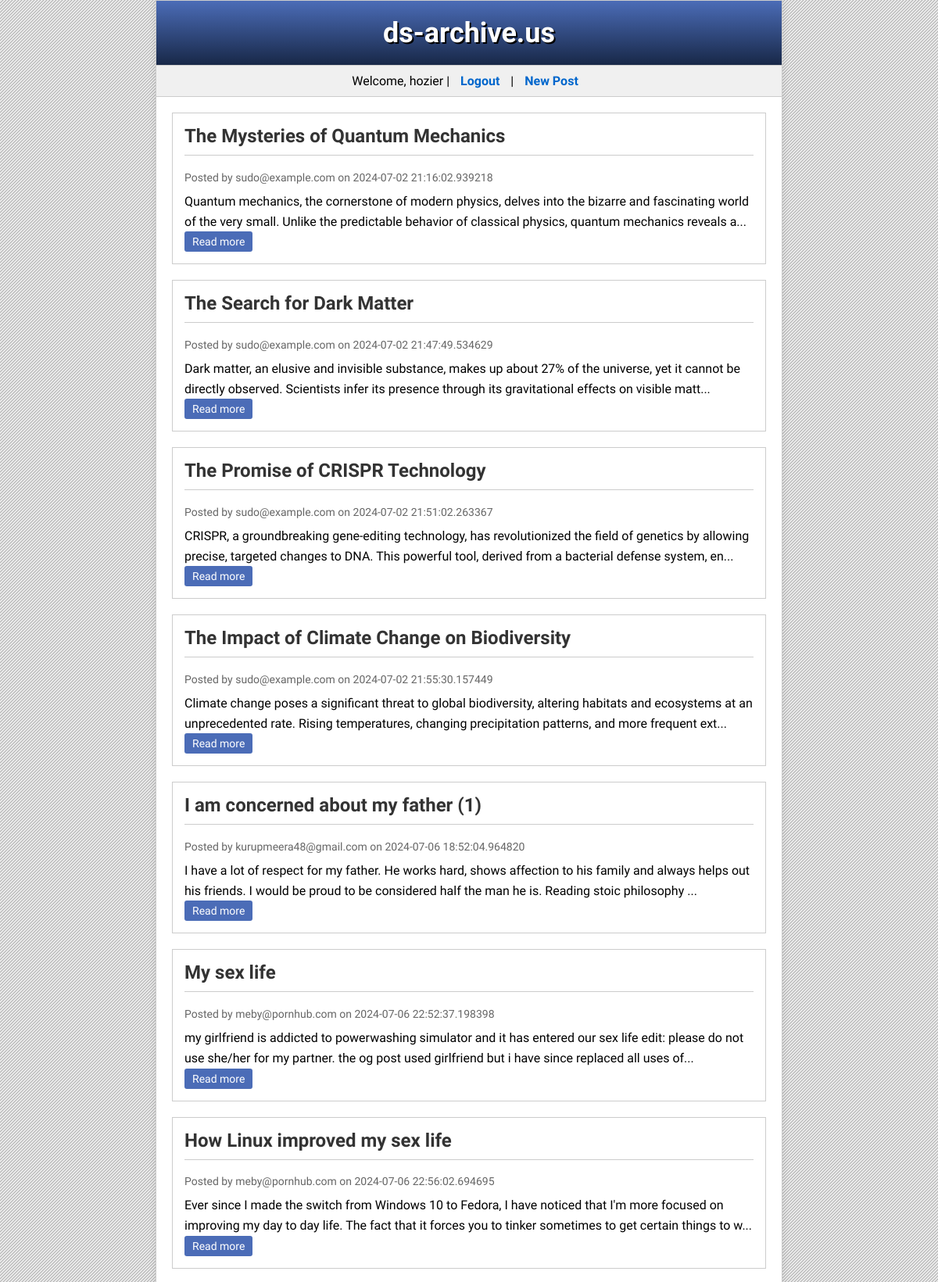
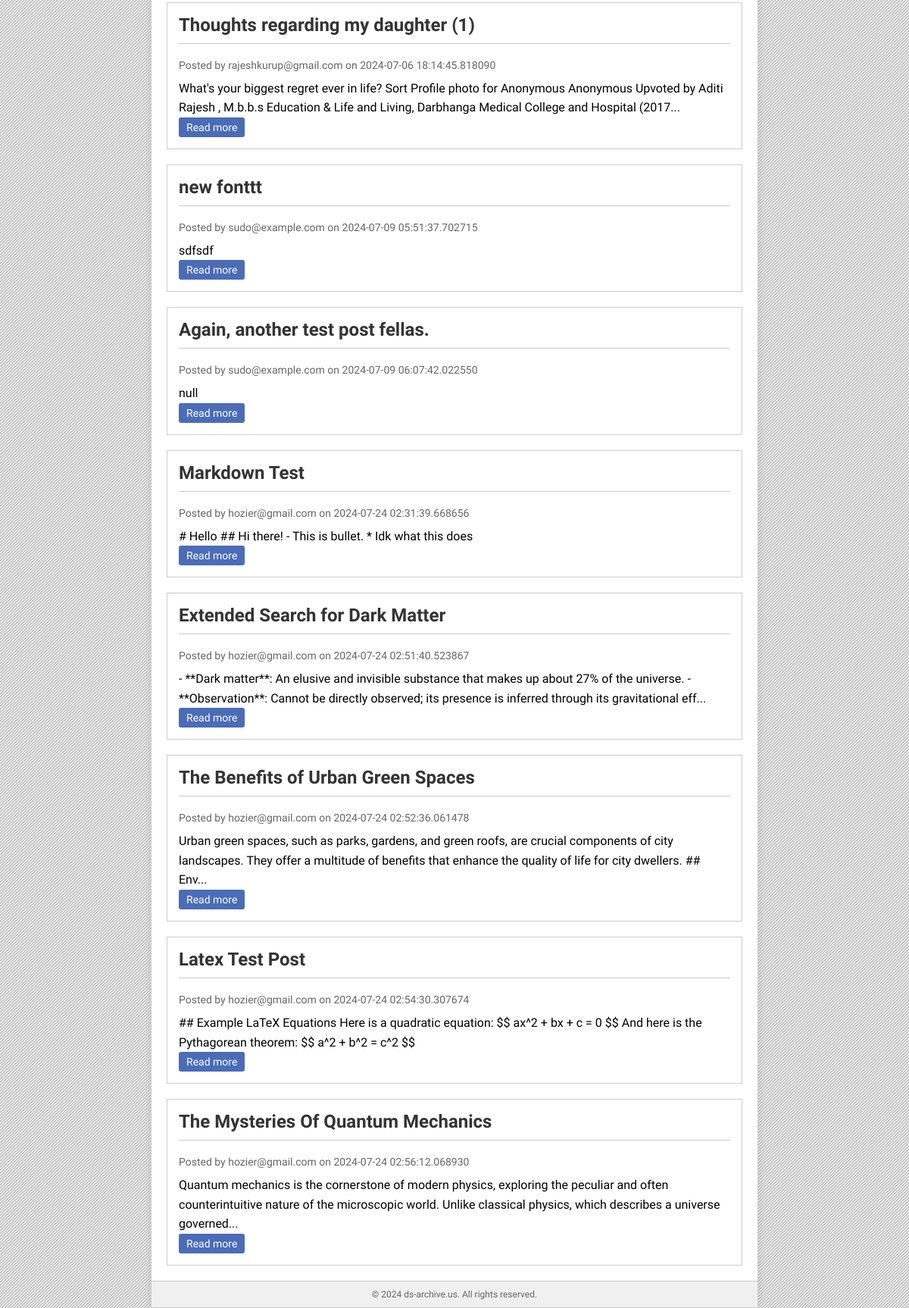
/api/ (signed in), run on the app's committed database (2 pictures, top to bottom).
### app/db.py (models this page shows)
class BlogPost(Base):
    __tablename__ = 'blog_posts'
    id = Column(Integer, primary_key=True)
    title = Column(String(100), nullable=False)
    content = Column(String(1000), nullable=False)
    author = Column(String(50), nullable=False)
    created_at = Column(DateTime, default=datetime.utcnow)
    comments = relationship('Comment', back_populates='post')

### app/routes.py (the view)
@api.route("/", methods=["GET"])
def index():
    current_user = session.get('user_email')
    access_token = session.get('access_token')
    posts = db.get_all_blog_posts()
    return render_template("index.html", posts=posts, user=current_user, access_token=access_token)

### app/db.py (called while the page is built)
    def get_all_blog_posts(self):
        return self.session.query(BlogPost).all()

### app/templates/index.html (shortened to what this page needs)
<!DOCTYPE html>
<html lang="en">
<head>
</head>
<body>
    <div class="container">
        <header>
            <h1>ds-archive.us</h1>
        </header>
        <nav>
            {% if user %}
                <span>Welcome, {{ user.split('@')[0] }}</span> |
                <a href="{{ url_for('api.logout') }}">Logout</a> |
                <a href="{{ url_for('api.create_blog_post') }}">New Post</a>
            {% else %}
                <a href="{{ url_for('api.login') }}">Login</a> |
                <a href="{{ url_for('api.register') }}">Register</a>
            {% endif %}
        </nav>
        <main>
            {% for post in posts %}
                <article class="post">
                    <h2>{{ post.title }}</h2>
                    <div class="post-meta">Posted by {{ post.author }} on {{ post.created_at }}</div>
                    <div class="post-content">
                        {{ post.content[:200] }}{% if post.content|length > 200 %}...{% endif %}
                    </div>
                    <a href="{{ url_for('api.get_post', post_id=post.id) }}" class="read-more">Read more</a>
                </article>
            {% endfor %}
        </main>
        <footer>
            &copy; 2024 ds-archive.us. All rights reserved.
        </footer>
    </div>
</body>
</html>

### app/templates/index.html (style rules this page uses)
body { font-family: 'Trebuchet MS', Arial, sans-serif; margin: 0; padding: 0; }
.container { width: 80%; max-width: 800px; margin: 0 auto; background-color: #ffffff; border: 1px solid #cccccc; box-shadow: 0 0 10px rgba(0,0,0,0.1); }
header { background: linear-gradient(to bottom, #4b6cb7 0%, #182848 100%); color: #ffffff; padding: 20px; text-align: center; }
h1 { font-size: 36px; margin: 0; text-shadow: 2px 2px #000000; }
nav { background-color: #f0f0f0; border-top: 1px solid #cccccc; border-bottom: 1px solid #cccccc; padding: 10px; text-align: center; }
nav a { color: #0066cc; text-decoration: none; margin: 0 10px; font-weight: bold; }
.post { background-color: #ffffff; border: 1px solid #cccccc; margin: 20px; padding: 15px; }
.post h2 { color: #333333; font-size: 24px; margin-top: 0; border-bottom: 1px solid #cccccc; padding-bottom: 10px; }
.post-meta { color: #666666; font-size: 14px; margin-bottom: 10px; }
.post-content { font-size: 16px; line-height: 1.6; }
.read-more { display: inline-block; background-color: #4b6cb7; color: #ffffff; padding: 5px 10px; text-decoration: none; border-radius: 3px; font-size: 14px; }
footer { background-color: #f0f0f0; border-top: 1px solid #cccccc; color: #666666; text-align: center; padding: 10px; font-size: 12px; }

### data on the page
BlogPost: title "The Mysteries of Quantum Mechanics", author "sudo@example.com", created_at "2024-07-02 21:16:02.939218", content "Quantum mechanics, the cornerstone of modern physics, delves into the bizarre and fascinating world of the very small. Unlike the predictable behavior of classical physics, quantum mechanics reveals a"
BlogPost: title "The Search for Dark Matter", author "sudo@example.com", created_at "2024-07-02 21:47:49.534629", content "Dark matter, an elusive and invisible substance, makes up about 27% of the universe, yet it cannot be directly observed. Scientists infer its presence through its gravitational effects on visible matt"
BlogPost: title "The Promise of CRISPR Technology", author "sudo@example.com", created_at "2024-07-02 21:51:02.263367", content "CRISPR, a groundbreaking gene-editing technology, has revolutionized the field of genetics by allowing precise, targeted changes to DNA. This powerful tool, derived from a bacterial defense system, en"
BlogPost: title "The Impact of Climate Change on Biodiversity", author "sudo@example.com", created_at "2024-07-02 21:55:30.157449", content "Climate change poses a significant threat to global biodiversity, altering habitats and ecosystems at an unprecedented rate. Rising temperatures, changing precipitation patterns, and more frequent ext"
BlogPost: title "I am concerned about my father (1)", author "kurupmeera48@gmail.com", created_at "2024-07-06 18:52:04.964820", content "I have a lot of respect for my father. He works hard, shows affection to his family and always helps out his friends. I would be proud to be considered half the man he is. Reading stoic philosophy"
BlogPost: title "My sex life", author "meby@pornhub.com", created_at "2024-07-06 22:52:37.198398", content "my girlfriend is addicted to powerwashing simulator and it has entered our sex life edit: please do not use she/her for my partner. the og post used girlfriend but i have since replaced all uses of"
BlogPost: title "How Linux improved my sex life", author "meby@pornhub.com", created_at "2024-07-06 22:56:02.694695", content "Ever since I made the switch from Windows 10 to Fedora, I have noticed that I'm more focused on improving my day to day life. The fact that it forces you to tinker sometimes to get certain things to w"
BlogPost: title "Thoughts regarding my daughter (1)", author "rajeshkurup@gmail.com", created_at "2024-07-06 18:14:45.818090", content "What's your biggest regret ever in life? Sort Profile photo for Anonymous Anonymous Upvoted by Aditi Rajesh , M.b.b.s Education & Life and Living, Darbhanga Medical College and Hospital (2017"
BlogPost: title "new fonttt", author "sudo@example.com", created_at "2024-07-09 05:51:37.702715", content "sdfsdf"
BlogPost: title "Again, another test post fellas.", author "sudo@example.com", created_at "2024-07-09 06:07:42.022550", content "null"
BlogPost: title "Markdown Test", author "hozier@gmail.com", created_at "2024-07-24 02:31:39.668656", content "# Hello ## Hi there! - This is bullet. * Idk what this does"
BlogPost: title "Extended Search for Dark Matter", author "hozier@gmail.com", created_at "2024-07-24 02:51:40.523867", content "- **Dark matter**: An elusive and invisible substance that makes up about 27% of the universe. - **Observation**: Cannot be directly observed; its presence is inferred through its gravitational eff"
BlogPost: title "The Benefits of Urban Green Spaces", author "hozier@gmail.com", created_at "2024-07-24 02:52:36.061478", content "Urban green spaces, such as parks, gardens, and green roofs, are crucial components of city landscapes. They offer a multitude of benefits that enhance the quality of life for city dwellers. ## Env"
BlogPost: title "Latex Test Post", author "hozier@gmail.com", created_at "2024-07-24 02:54:30.307674", content "## Example LaTeX Equations Here is a quadratic equation: $$ ax^2 + bx + c = 0 $$ And here is the Pythagorean theorem: $$ a^2 + b^2 = c^2 $$"
BlogPost: title "The Mysteries Of Quantum Mechanics", author "hozier@gmail.com", created_at "2024-07-24 02:56:12.068930", content "Quantum mechanics is the cornerstone of modern physics, exploring the peculiar and often counterintuitive nature of the microscopic world. Unlike classical physics, which describes a universe governed"

### other printed values
{{ user.split('@')[0] }} "hozier"
